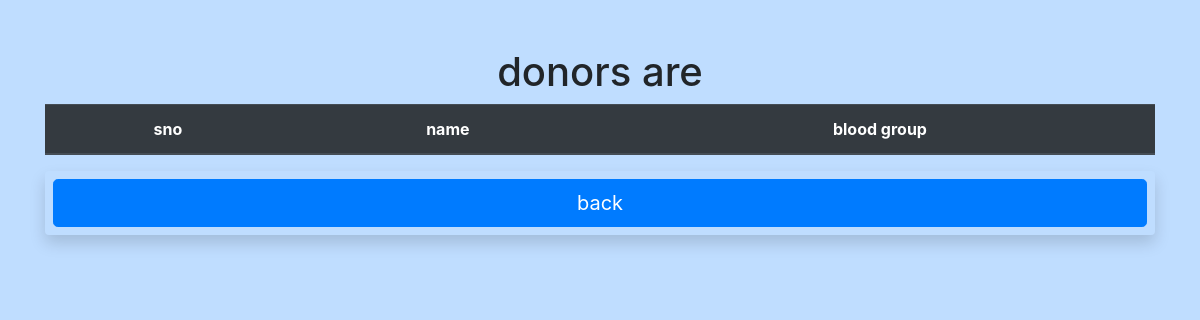
Before: /doctorscrolldown/donordetails.php with the older database file.
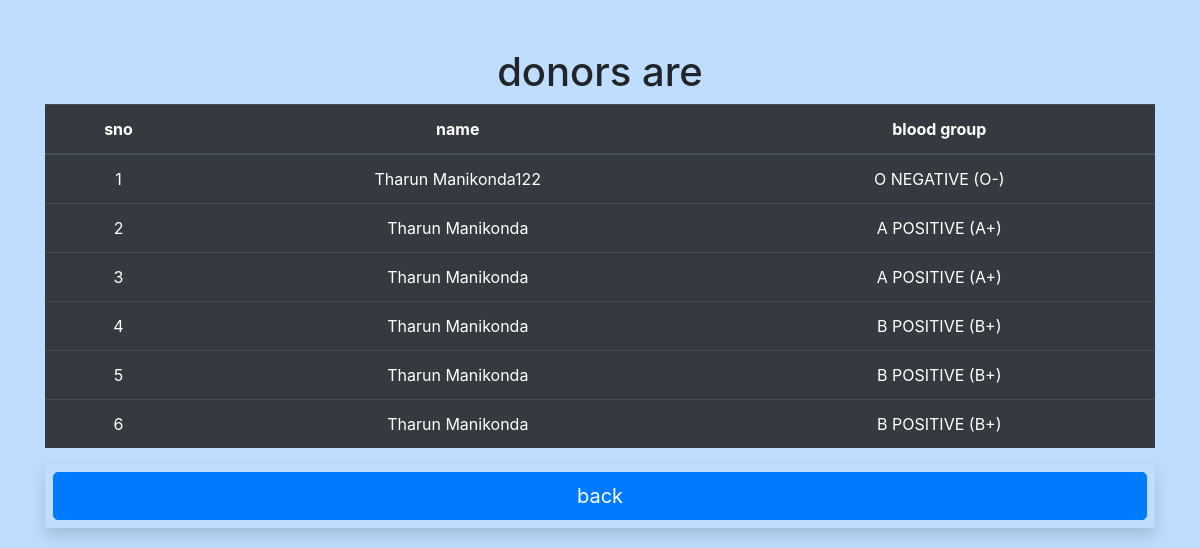
After: the same page with the newer database file.
### tables this page shows
CREATE TABLE `doner` (
  `D_ID` int(11) NOT NULL,
  `D_NAME` varchar(50) DEFAULT NULL,
  `D_AGE` int(11) NOT NULL,
  `D_PHONENO` bigint(11) NOT NULL,
  `D_EMAIL` varchar(50) DEFAULT NULL,
  `D_ADDRESS` varchar(100) DEFAULT NULL,
  `D_AMOUNT` int(11) DEFAULT NULL,
  `blood_id` int(11) DEFAULT NULL
);

CREATE TABLE `blood_group` (
  `BLOOD_ID` int(11) NOT NULL,
  `TYPE_OF_BLOOD` varchar(20) NOT NULL
);

### doctorscrolldown/donordetails.php (the view, shortened to what this page needs)
<?php
require_once "../pdo.php";
?>
<!DOCTYPE html>
    <html lang="en">
        <head>
        </head>
        <body class="text-center">
            <?php   $count = 1;
                    $stmt3 = $pdo->query("SELECT D_NAME,blood_id FROM `doner`");
                    $rows3 = $stmt3->fetchAll(PDO::FETCH_ASSOC);
            ?>
            <div class ="container mt-5" >
            <?php require_once "bootstrap.php";?>
            <h1>donors are</h1>
                <table class="table table-dark table-hover">
                   <thead>
                        <tr>
                             <th scope="col">sno</th>
                             <th scope="col">name</th>
                             <th scope="col">blood group</th>
                        </tr>
                    </thead>
                            <tbody>
                                <?php
                                    foreach ( $rows3 as $row ) {
                                        echo "<td class=''>".$count."</td>";
                                        echo "<td class=''>".htmlentities($row['D_NAME'])."</td>";
                                        $stmt4 = $pdo->query("SELECT TYPE_OF_BLOOD FROM `blood_group`where BLOOD_ID ='".$row['blood_id']."'");
                                        $rows4 = $stmt4->fetchAll(PDO::FETCH_ASSOC);
                                        echo "<td class=''>".htmlentities($rows4[0]['TYPE_OF_BLOOD'])."</td>";
                                        $count++;
                                        }
                                ?>
                            </tbody>
                </table>
                <div class="shadow lg p-2 mb-5  rounded">
                <a class="btn btn-primary btn-lg btn-block"  href="../doctornav/doctorpage.php" role="button" aria-expanded="false" aria-controls="collapseExample">
                                back
                </a>
                </div>
                </div>
                <link rel="stylesheet" href="../bootstrap/css/background.css">
        </body>
        </html>

### doctorscrolldown/bootstrap.php (shortened to what this page needs)
<link rel="stylesheet" href="../bootstrap/css/bootstrap.min.css">

Changed rows visible on the page:
added doner: D_NAME "Tharun Manikonda122", blood.TYPE_OF_BLOOD "O NEGATIVE (O-)"
added doner: D_NAME "Tharun Manikonda", blood.TYPE_OF_BLOOD "A POSITIVE (A+)"
added doner: D_NAME "Tharun Manikonda", blood.TYPE_OF_BLOOD "A POSITIVE (A+)"
added doner: D_NAME "Tharun Manikonda", blood.TYPE_OF_BLOOD "B POSITIVE (B+)"
added doner: D_NAME "Tharun Manikonda", blood.TYPE_OF_BLOOD "B POSITIVE (B+)"
added doner: D_NAME "Tharun Manikonda", blood.TYPE_OF_BLOOD "B POSITIVE (B+)"
